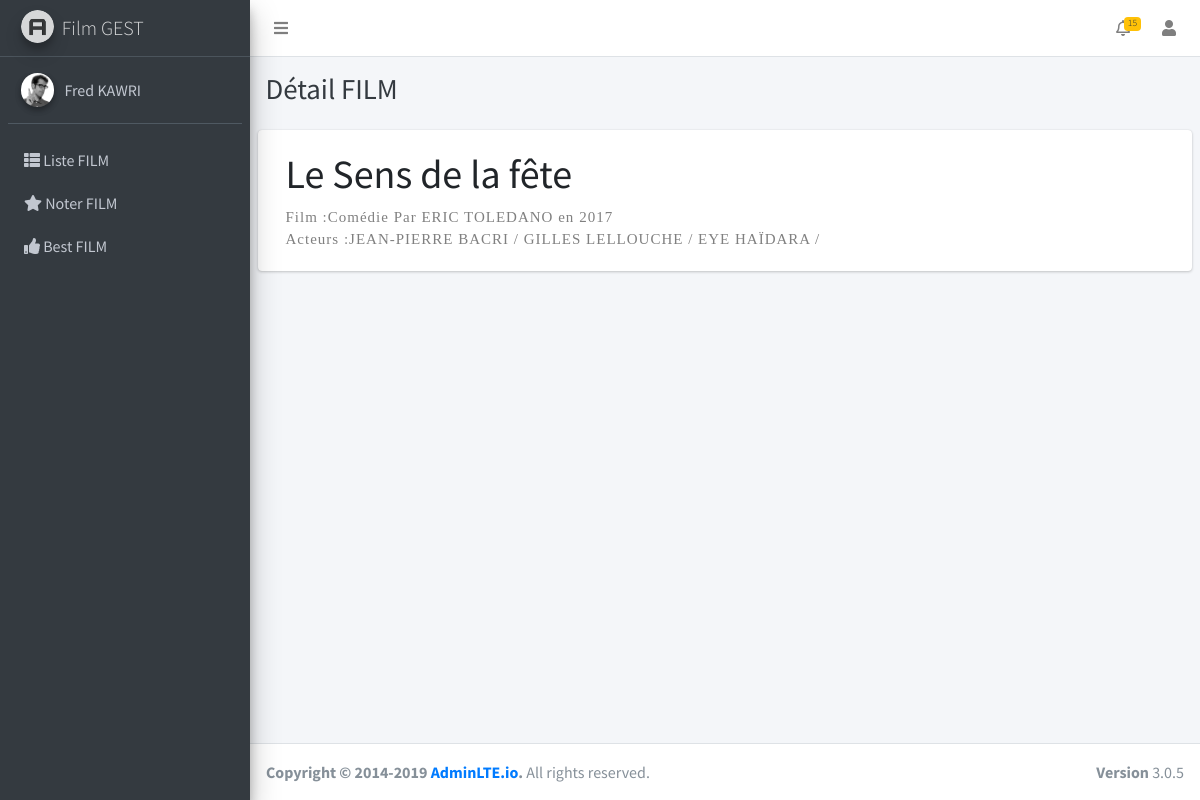
Page /show.php?id=1 (signed in) on the committed database.
### tables this page shows
CREATE TABLE `films` (
  `id` int(11) NOT NULL,
  `realisateur_id` int(11) NOT NULL,
  `titre` varchar(255) NOT NULL,
  `genre` varchar(255) NOT NULL,
  `annee_production` int(11) NOT NULL
);

CREATE TABLE `realisateurs` (
  `id` int(11) NOT NULL,
  `nom_prenom` varchar(255) NOT NULL,
  `date_naissance` date DEFAULT NULL
);

### src/show.php (the view, shortened to what this page needs)
<?php include 'header.php';?>
<div class="content-wrapper">
	<div class="content-header">
	  <div class="container-fluid">
		<div class="row mb-2">
		  <div class="col-sm-6">
			<h1 class="m-0 text-dark">Détail FILM</h1>
		  </div>
		  <div class="col-sm-6">
		  </div>
		</div>
	  </div>
	</div>
	<section class="content">
	  <div class="container-fluid">
		<div class="row">
			<div class="card card-default color-palette-box col-md-12">
			  <div class="card-body">
						<?php
						$field5name='';
						$idurl = $_GET['id'];
						$query = "SELECT * FROM films f INNER JOIN realisateurs r ON f.realisateur_id= r.id where f.id=".$idurl;
						if ($result = $conn->query($query)) {
							while ($row = $result->fetch_assoc()) {
								$field1name = $row["titre"];
								$field2name = $row["genre"];
								$field3name = $row["nom_prenom"];
								$field4name = $row["annee_production"];
								$query1="select * from films f ,acteurs a,films_acteurs fa where f.id =fa.films_id and a.id= fa.acteurs_id and f.id=".$row["id"];
								if ($result1 = $conn->query($query1)) {
								while ($row2 = $result1->fetch_assoc()) {
								 $field5name.= $row2["nom_prenom"].' / ';
								}
								}
								echo '<h1>'.$field1name.'</h1>
								 <div class="post-text">
									Film :'.$field2name.' Par '.$field3name.' en '.$field4name.'
								</div>
								<div class="post-text">
									Acteurs :'.$field5name.'
								</div>';
							}
						}
						?>
			  </div>
			</div>
		</div>
	</section>
</div>
<?php include 'footer.php';?>

### src/star/style.css (style rules this page uses)
.content { border: 0px solid black; border-radius: 3px; padding: 5px; margin: 0 auto; }
.post-text { letter-spacing: 1px; font-size: 15px; font-family: serif; color: gray; text-align: justify; }

### rows in the picture
films: titre "Le Sens de la fête", genre "Comédie", realisateur.nom_prenom "ERIC TOLEDANO", annee_production "2017", field5name "JEAN-PIERRE BACRI / GILLES LELLOUCHE / EYE HAÏDARA /"

### other values in the picture
$_SESSION['nom_prenom'] "Fred KAWRI"
